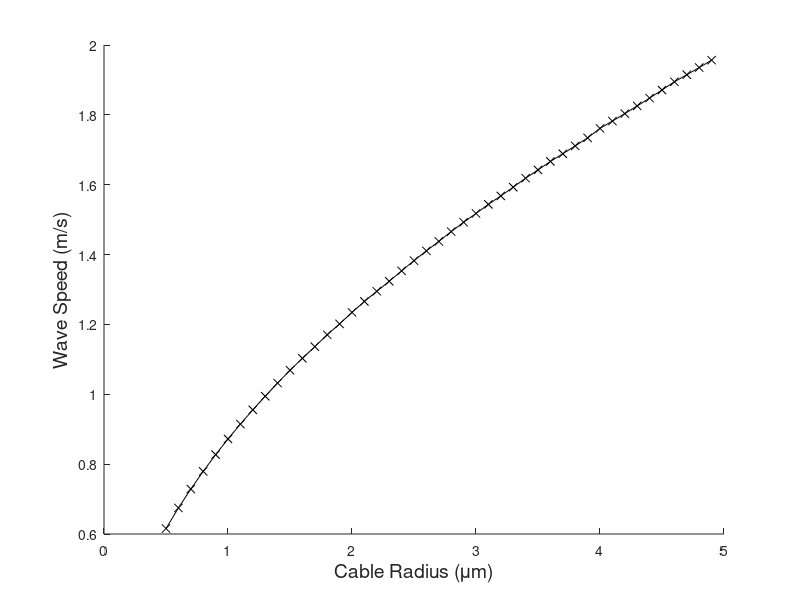

This chart was generated by the following MATLAB code:
% Determine wave speed. Investigate the impact of cable radius and gNa on 
% the velocity of the action potential that propagates down the active uniform cable.

function stEcabsdriver

cab = struct('rad',1e-3,'ell',1,'dx',5e-3,'dt',.01);
stim = struct('t1',1,'t2',2,'amp',5e-2,'loc',5e-3,'Tfin',20);

for j=1:45
    arad(j) = 5e-5 + (j-1)*1e-5;
    cab.rad = arad(j);
    spd(j) = stEcabs2(cab,stim,0);
end

figure(1)
plot(arad*1e4,spd*10,'kx-')
ylabel('Wave Speed (m/s)','fontsize',14)
xlabel('Cable Radius (\mum)','fontsize',14)
box off
hold off

%
% stEcabs.m
%
% Cox & Gabbiani, Mathematics for Neuroscientists
%
% determine wave speed in stEcab
%
% usage:	stEcab(cab,stim,pinc)
%
%		cab.rad = fiber radius (cm)
%		cab.ell = fiber length (cm)
%       cab.dx = space step (cm)
%       cab.dt = timestep (ms)
%		stim.t1 = start of current pulse (ms)
%		stim.t2 = end of current pulse (ms)
%       stim.amp = amplitude of current pulse (micro amps)
%       stim.loc = location of current pulse (cm)
%       stim.Tfin = stopping time (ms)
%       pinc = number of time steps between plots
%
% example:	cab = struct('rad',1e-3,'ell',1,'dx',1e-2,'dt',0.1)
%           stim = struct('t1',1,'t2',2,'amp',5e-2,'loc',1e-2,'Tfin',8)
%

function spd = stEcabs2(cab,stim,pinc)

Cm = 1;		% micro F / cm^2
R2 = 0.034;		% k Ohm cm
dx = cab.dx;
dt = cab.dt;
Nx = cab.ell/dx;		% patch length
A = 2*pi*cab.rad.*dx;		% patch surface area
x = dx/2:dx:cab.ell-dx/2;	% vector of patch midpoints

Nt = ceil(stim.Tfin/dt);

E = struct('K', -77, 'Na', 56, 'Cl', -68);
g = struct('K', 36, 'Na', 120, 'Cl', 0.3);

e1 = zeros(Nx,1);
eloc = round(Nx*stim.loc/cab.ell);
e1(eloc) = 1;
Iapp = stim.amp*e1/A;

e = ones(Nx,1);
B = spdiags([-e 2*e -e], -1:1, Nx, Nx)/dx/dx;
B(1,1) = 1/dx/dx;
B(Nx,Nx) = 1/dx/dx;
B = (cab.rad/2/R2)*B;
dB = diag(B);

options = optimset('Jacobian','on');
V = fsolve(@(V) Iss(V,E,g,B),-70*e,options);    % initial conditions

n = an(V)./(an(V)+bn(V)); 
m = am(V)./(am(V)+bm(V)); 
h = ah(V)./(ah(V)+bh(V)); 

Va = zeros(Nt,1);
Vb = zeros(Nt,1);
Va(1) = V(10);
Vb(1) = V(Nx-10);

figure(1)

t= 0;
if pinc > 0
   figure(2)
   plot3(x,t*ones(Nx,1),V)
   hold on
end

for j=2:Nt,
           
      t = (j-1)*dt;

      I = Iapp*(t-dt/2>stim.t1)*(t-dt/2<stim.t2);

      a = an(V);  c = (a+bn(V))/2;
      n = ( (1/dt-c).*n + a) ./ (1/dt + c); n4 = n.^4;

      a = am(V);  c = (a+bm(V))/2;
      m = ( (1/dt-c).*m + a) ./ (1/dt + c);

      a = ah(V);  c = (a+bh(V))/2;
      h = ( (1/dt-c).*h + a) ./ (1/dt + c); m3h = m.^3.*h;

      d = g.Na*m3h + g.K*n4 + g.Cl;

      f = g.Na*m3h*E.Na + g.K*n4*E.K + g.Cl*E.Cl + I;

      B(1:Nx+1:end) = dB + d + 2*Cm/dt;         % update the diagonal

      Vmid = B\(2*Cm*V/dt + f);
      
      V = 2*Vmid - V;
      
      Va(j) = V(10);
      Vb(j) = V(Nx-10);
      
      if mod(j,pinc) == 0
         figure(2)
         plot3(x,t*ones(Nx,1),V,'color','k')
         xlabel('Distance (m)','fontsize',14)
         ylabel('Time (s)','fontsize',14)
         zlabel('Voltage(mv)','fontsize',14)
      end
      
end
      
     [val,inda] = max(Va);
     [val,indb] = max(Vb);
     
     spd = (x(Nx-10)-x(10))/(((indb-1)*cab.dt)-((inda-1)*cab.dt));

     hold off
     
return

function [val, jac] = Iss(V,E,g,B)
Nx = length(V);
a = am(V); b = bm(V);
m = a./(a+b);
dm = (dam(V).*b - a.*dbm(V))./(a+b).^2;

a = ah(V); b = bh(V);
h = a./(a+b);
dh = (dah(V).*b - a.*dbh(V))./(a+b).^2;

a = an(V); b = bn(V);
n = a./(a+b);
dn = (dan(V).*b - a.*dbn(V))./(a+b).^2;

m3h = m.^3.*h;
n4 = n.^4;

val = B*V + g.Na*m3h.*(V-E.Na) + g.K*n4.*(V-E.K) + g.Cl.*(V-E.Cl);

dj = g.Na*((3*dm.*m.^2.*h + m.^3.*dh).*(V-E.Na) + m3h) + ...
     g.K*(4*dn.*n.^3.*(V-E.K) + n4) + g.Cl;
jac = B + spdiags(dj,0,Nx,Nx);

function val = an(v)
val = .01*(10-(v+71))./(exp(1-(v+71)/10)-1);

function val = dan(v)
tmp = exp(-(61+v)/10);
val = -( tmp.*(71+v) - 10 )./(tmp-1).^2/1000;

function val = bn(v)
val = .125*exp(-(v+71)/80);

function val = dbn(v)
val = -exp(-(v+71)/80)/640;

function val = am(v)
val = .1*(25-(v+71))./(exp(2.5-(v+71)/10)-1);

function val = dam(v)
tmp = exp(-(46+v)/10);
val = -( tmp.*(56+v) - 10 )./(tmp-1).^2/100;

function val = bm(v)
val = 4*exp(-(v+71)/18);

function val = dbm(v)
val = -(2/9)*exp(-(v+71)/18);

function val = ah(v)
val = 0.07*exp(-(v+71)/20);

function val = dah(v)
val = -(7/2000)*exp(-(v+71)/20);

function val = bh(v)
val = 1./(exp(3-(v+71)/10)+1);

function val = dbh(v)
tmp = exp(-(v+41)/10);
val = tmp./(tmp+1).^2/10;
